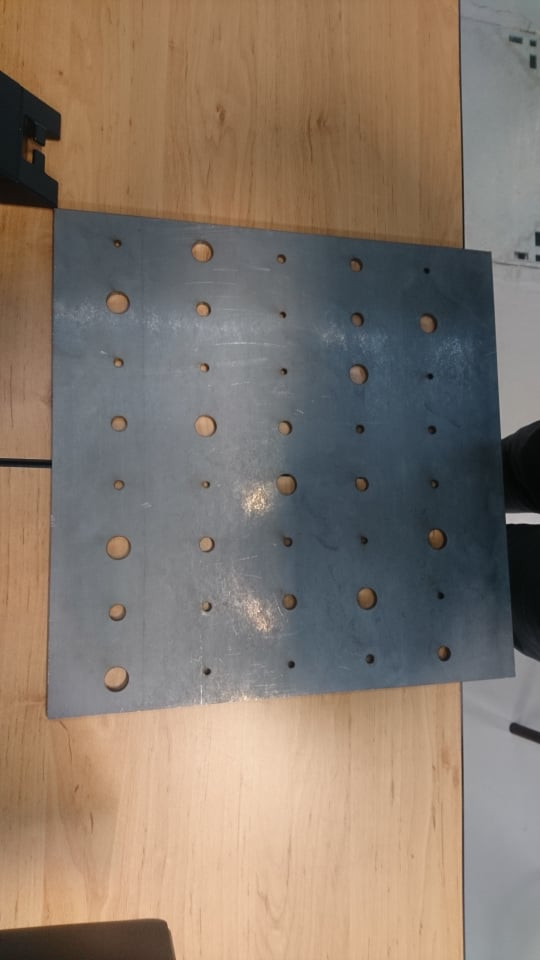
#> input picture Photos plaques/plaque1_raftel/260508403_587394722493344_1205292029636934404_n.jpg, 540 x 960 px, found by its file name; its folder holds only this picture in this run
$ python ShapeDetection.py
#> lines starting #> are read from the running program, lines starting #| are printed output that depends on the picture; after the words box and inside, x2 and y2 are one past the last pixel; in counts of white or black regions, pixels touching at a corner belong together
"""
@file ShapeDetection.py
@brief Demonstrate the use of Shape detection algorithms
"""
import math
import os
import cv2 as cv
import numpy as np


def pretraitement(img):
    """
    in :
        img : /!\ Pas un path mais bien une image lue avec imread
    out:
        imgTraitee : image prétraitée

    Fonction appliquant un prétraitement a l'image afin d'aider la détection de plaque
    """
    kernel = np.ones((5,5),np.uint8)
    return cv.morphologyEx(img, cv.MORPH_CLOSE, kernel)

def getContours(img, debug=False):
    """
    in :
        img : Path vers une image
        debug : bool qui si True, affiche les différentes parties du traitement
    out:
        foundContours : array de forme (N,4,2) avec N le nombre de contours trouvés et 4 sont les 4 angles du rectangle, 2 sont x et y
        Return None si erreur de lecture de l'image

    Fonction générant la liste de contours
    """
#> called with debug = True

    # Loads an image
    src = cv.imread(img, cv.IMREAD_GRAYSCALE)
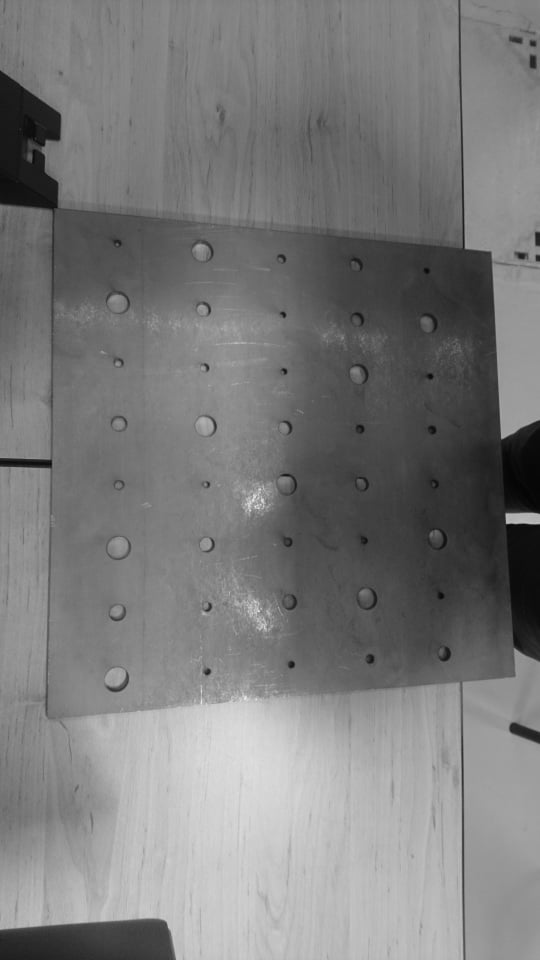
#> src: shape (960, 540); min 4, max 236, mean 123.1
    # Check if image is loaded fine
    if src is None:
        print ('Error opening image!')
        return None


    ## TODO Potentiel : Ajouter un prétraitement de l'image pour avoir une meilleure détection des edges

    imgEdges = cv.Canny(src, 50, 200, None, 3)
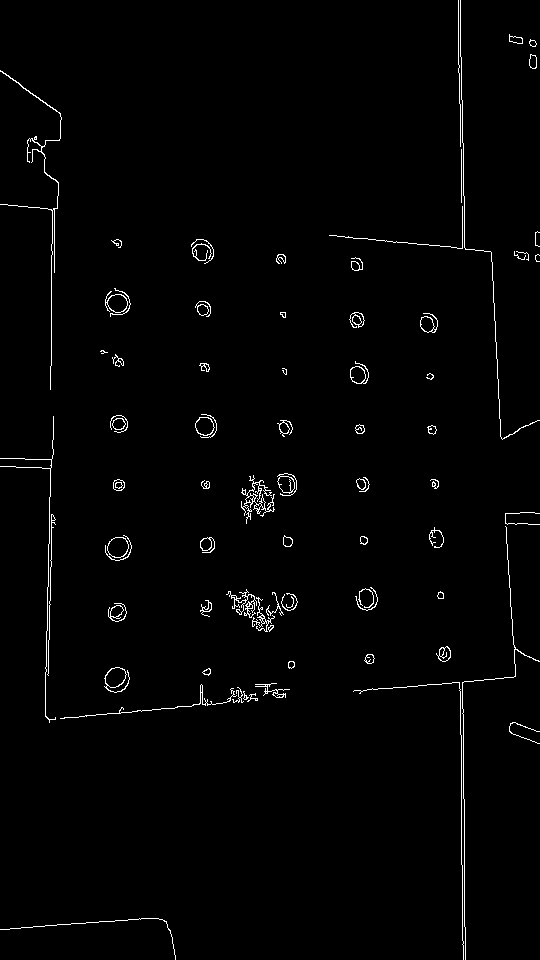
#> imgEdges: shape (960, 540); 1.5% white in thin lines or dots
    if debug:
        cv.imshow("Original : " + str(img),src)
        cv.imshow("Edges : " + str(img),imgEdges)
        cv.waitKey()

    pretreatedImage = pretraitement(imgEdges)
#> in pretraitement, `return cv.morphologyEx(img, cv.MORPH_CLOSE, kernel)`:
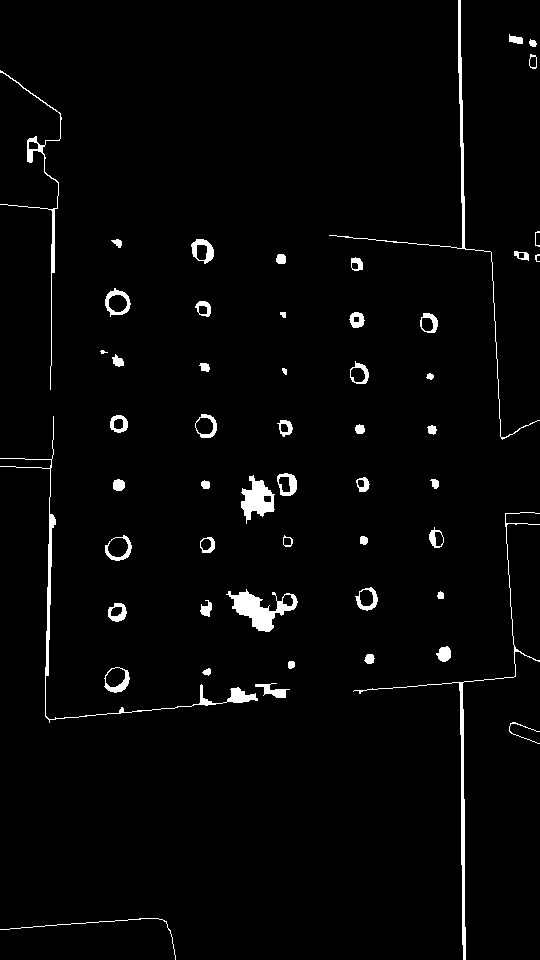
#> returned value: shape (960, 540); 2.4% white; 54 white regions (1 under 20 px)

    if debug:
        cv.imshow("Pretreated : " + str(img),pretreatedImage)
        cv.waitKey()

    contours,h = cv.findContours(pretreatedImage,cv.RETR_CCOMP  ,cv.CHAIN_APPROX_TC89_L1)
#> contours = 78 contours, 7 with area under 20; largest, box (x1, y1, x2, y2) and area: (226, 589, 297, 632) 1234, (241, 475, 275, 524) 871, (353, 512, 540, 960) 742, (0, 416, 258, 723) 727, (329, 0, 540, 440) 526; h = 78 rows, first 6: [1, -1, -1, -1], [2, 0, -1, -1], [3, 1, -1, -1], [4, 2, -1, -1], [6, 3, 5, -1], [-1, -1, -1, 4]

    foundContours = np.empty([0,4,2])

    for currentContour in contours:
        if cv.contourArea(currentContour) >200:

            tempImg = imgEdges
            approx = cv.approxPolyDP(currentContour, 0.01 * cv.arcLength(currentContour, True), True)
            approx = np.asarray(approx)
            [x,y,z] = approx.shape
            approx = np.reshape(approx,(1,x,z))

            if len(approx[0]) == 4:
                foundContours = np.vstack([foundContours,approx])
#> this loop made 78 passes
#> x on passes 5, 6, 10, 14, 16, 17, 23, 24: 10, 12, 12, 24, 11, 10, 13, 11

    return foundContours


# [48 lines left out: functions displayImgWithLines, displayIndividualContourOfImage, not called in this run]


if __name__ == "__main__":

    folder_path = "./Photos plaques/plaque1_raftel/"

    #For all img files in directory dataset
    listOfFiles = os.listdir(folder_path)
    for f in listOfFiles:
        if ".png" in f or ".jpg" in f:

            imgPath = folder_path + f

            contours = getContours(imgPath, True)

$ run again, on Photos plaques/plaque1_raftel/261398603_1511051149256269_2619224841559707906_n.jpg
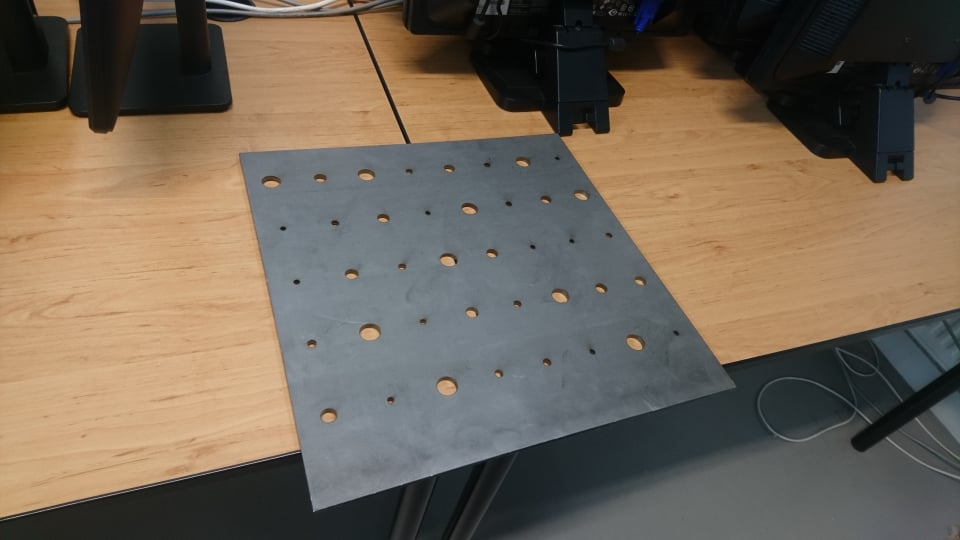
#> input picture Photos plaques/plaque1_raftel/261398603_1511051149256269_2619224841559707906_n.jpg, 960 x 540 px, found by its file name
#> in getContours, `imgEdges = cv.Canny(src, 50, 200, None, 3)`:
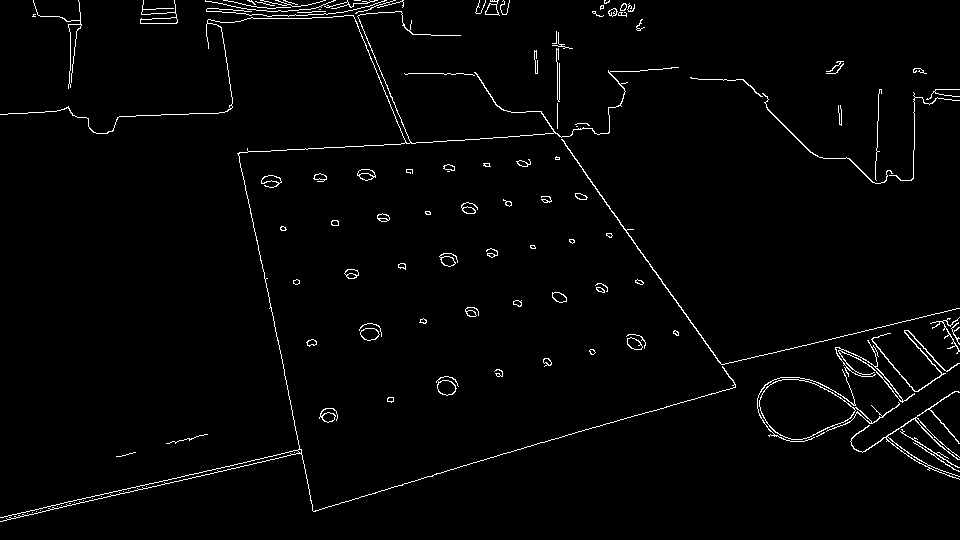
#> imgEdges: shape (540, 960); 2% white in thin lines or dots
#> in pretraitement, `return cv.morphologyEx(img, cv.MORPH_CLOSE, kernel)`:
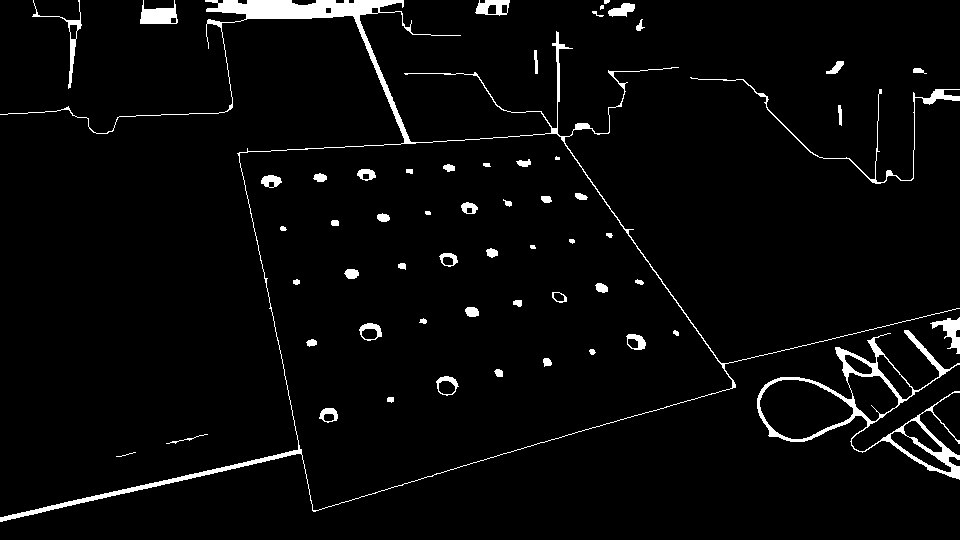
#> returned value: shape (540, 960); 3.5% white; 58 white regions (2 under 20 px)
#> in getContours, `contours,h = cv.findContours(pretreatedImage,cv.RETR_CCOMP  ,cv.CHAIN_..`: contours = 80 contours, 14 with area under 20; largest, box (x1, y1, x2, y2) and area: (0, 0, 960, 522) 127002, (239, 133, 733, 511) 121958, (757, 330, 960, 480) 10426, (759, 379, 854, 440) 3957, (847, 372, 899, 422) 1584; h = 80 rows, first 6: [1, -1, -1, -1], [2, 0, -1, -1], [4, 1, 3, -1], [-1, -1, -1, 2], [5, 2, -1, -1], [7, 4, 6, -1]
#> the loop in getContours, `for currentContour in contours:` made 80 passes
#> (x, foundContours) on pass 74: (4, [[556, 133], [731, 388], [312, 509], [240, 152]])
#> `contours = getContours(imgPath, True)`: contours = [[556, 133], [731, 388], [312, 509], [240, 152]]

$ run again, on Photos plaques/plaque1_raftel/261474576_230861165817531_5737231209687626783_n.jpg
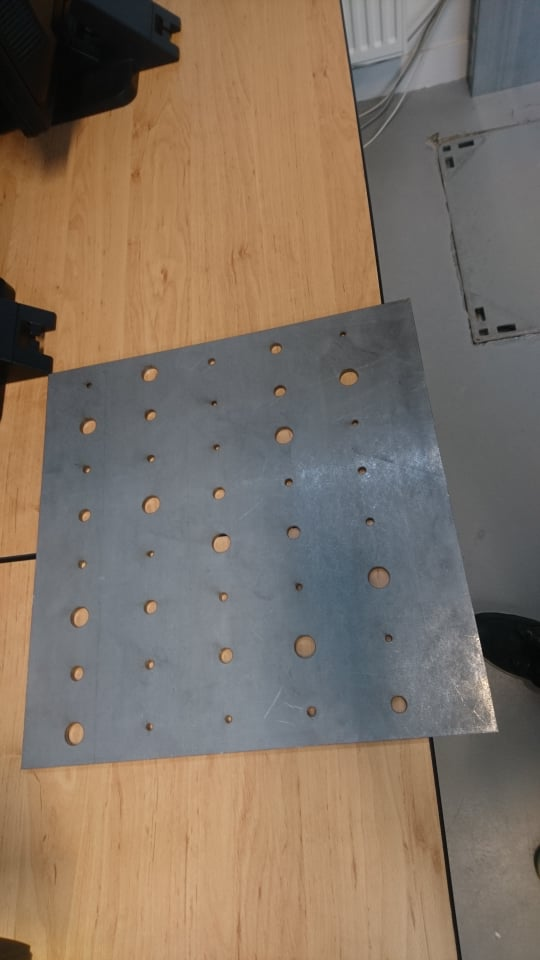
#> input picture Photos plaques/plaque1_raftel/261474576_230861165817531_5737231209687626783_n.jpg, 540 x 960 px, found by its file name
#> in getContours, `imgEdges = cv.Canny(src, 50, 200, None, 3)`:
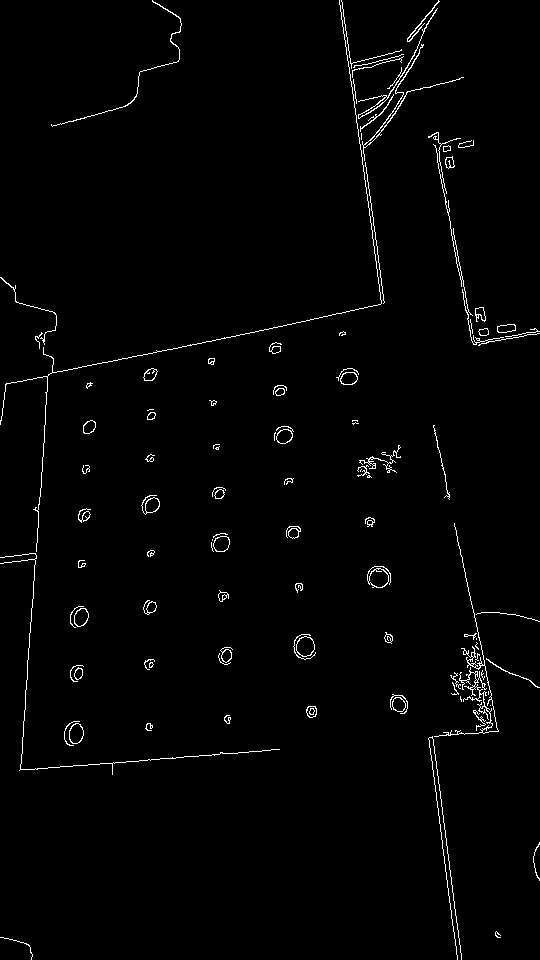
#> imgEdges: shape (960, 540); 1.6% white in thin lines or dots
#> in pretraitement, `return cv.morphologyEx(img, cv.MORPH_CLOSE, kernel)`:
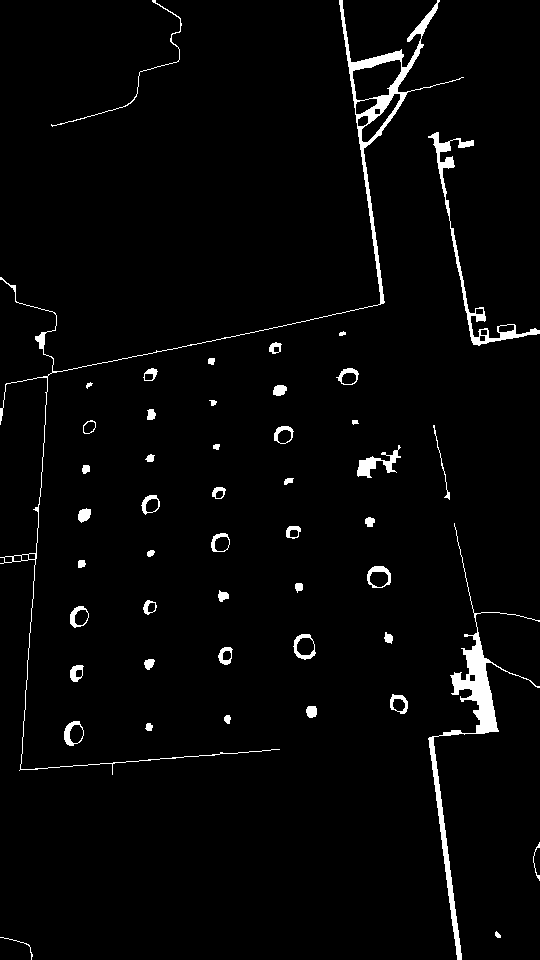
#> returned value: shape (960, 540); 2.8% white; 48 white regions
#> contours = 79 contours, 5 with area under 20; largest, box (x1, y1, x2, y2) and area: (0, 0, 464, 775) 4904, (429, 523, 540, 960) 2920, (428, 132, 540, 346) 1454, (352, 59, 402, 101) 1384, (361, 94, 401, 143) 552; h = 79 rows, first 6: [1, -1, -1, -1], [2, 0, -1, -1], [3, 1, -1, -1], [4, 2, -1, -1], [6, 3, 5, -1], [-1, -1, -1, 4]
#> the loop in getContours, `for currentContour in contours:` made 79 passes
#> x on passes 5, 6, 9, 16, 17, 19, 25, 26: 12, 10, 13, 9, 9, 11, 12, 10

$ run again, on Photos plaques/plaque1_raftel/raf_plaque_1.jpg
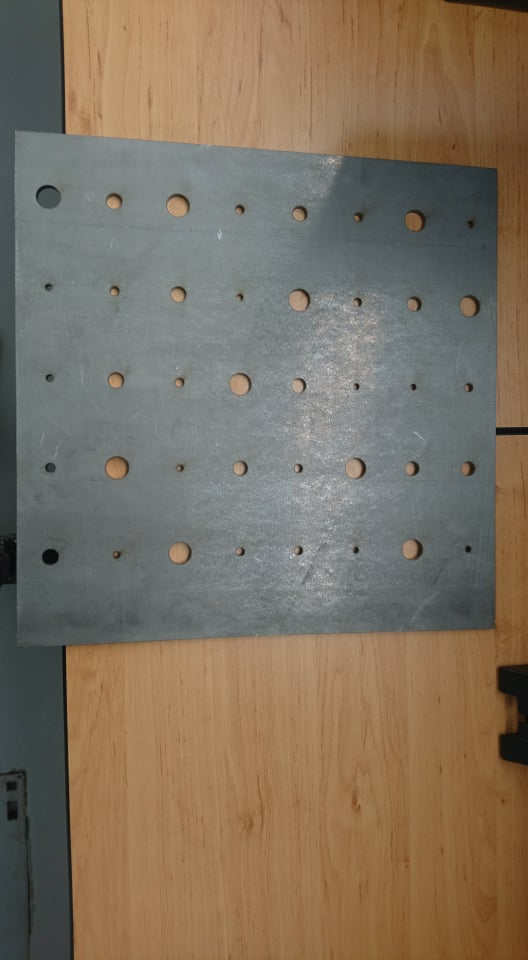
#> input picture Photos plaques/plaque1_raftel/raf_plaque_1.jpg, 528 x 960 px, found by its file name
#> in getContours, `imgEdges = cv.Canny(src, 50, 200, None, 3)`:
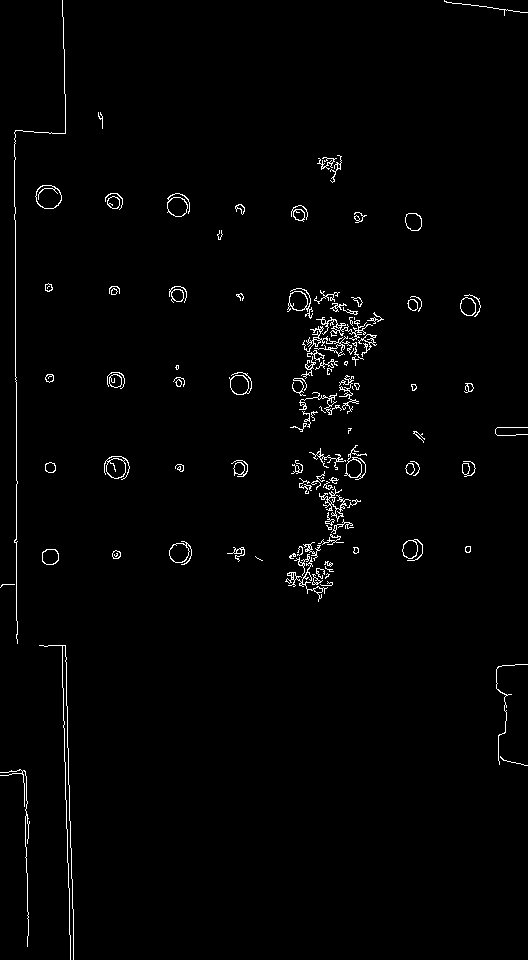
#> imgEdges: shape (960, 528); 1.6% white in thin lines or dots
#> in pretraitement, `return cv.morphologyEx(img, cv.MORPH_CLOSE, kernel)`:
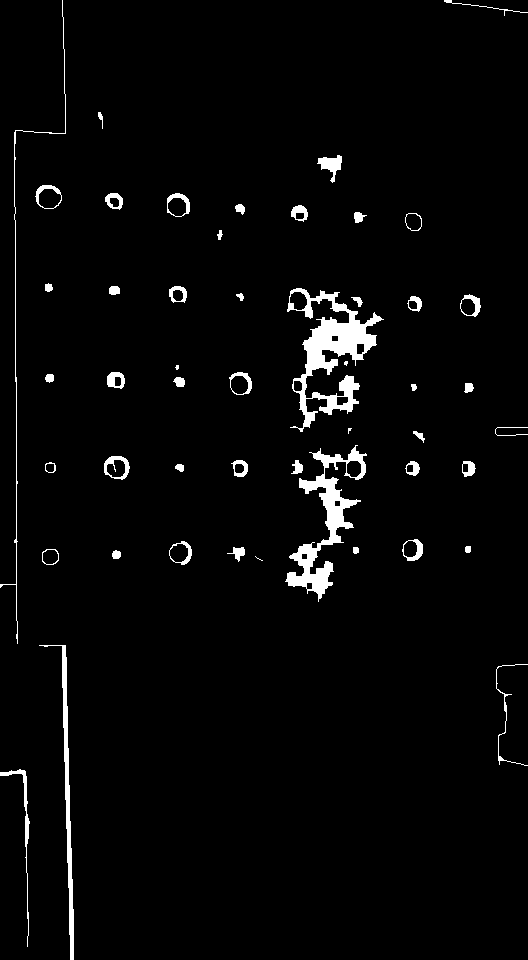
#> returned value: shape (960, 528); 3% white; 50 white regions (4 under 20 px)
#> contours = 77 contours, 6 with area under 20; largest, box (x1, y1, x2, y2) and area: (287, 288, 384, 432) 4498, (285, 445, 367, 602) 3272, (39, 645, 74, 960) 1113, (35, 185, 62, 209) 492, (104, 456, 130, 479) 464; h = 77 rows, first 6: [1, -1, -1, -1], [2, 0, -1, -1], [3, 1, -1, -1], [4, 2, -1, -1], [5, 3, -1, -1], [7, 4, 6, -1]
#> the loop in getContours, `for currentContour in contours:` made 77 passes
#> (x, foundContours) on pass 1: (4, [[0, 775], [21, 773], [27, 946], [24, 770]])
